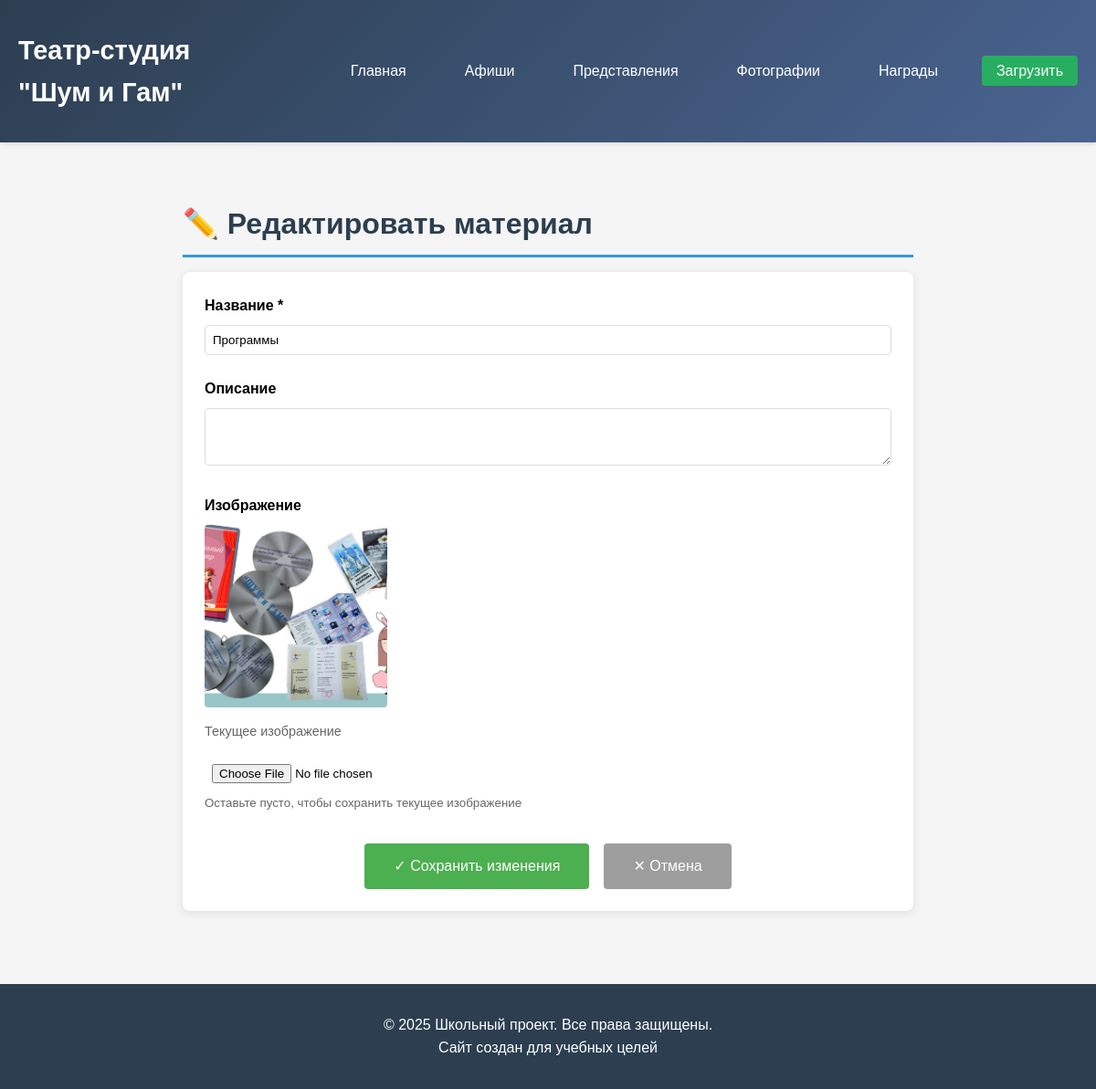
The app's page /upload/30/edit/ with its own data.
### culture/models.py (models this page shows, shortened)
class UserUpload(models.Model):
    TYPE_CHOICES = [
        ('photo', 'Фотография'),
        ('video', 'Видео'),
        ('poster', 'Афиша'),
        ('award', 'Награда'),
    ]
    upload_type = models.CharField(max_length=10, choices=TYPE_CHOICES)
    title = models.CharField(max_length=200)
    description = models.TextField(blank=True)
    category = models.ForeignKey(Category, on_delete=models.SET_NULL, null=True, blank=True)
    image = models.ImageField(upload_to='user_uploads/images/', blank=True, null=True)
    video = models.FileField(upload_to='user_uploads/videos/', blank=True, null=True)
    youtube_url = models.URLField(blank=True, null=True)
    created_at = models.DateTimeField(default=timezone.now)

### culture/views.py (the view, shortened to what this page needs)
# urls.py: path('upload/<int:pk>/edit/', views.edit_upload, name='edit_upload'),
def edit_upload(request, pk):
    try:
        upload = get_object_or_404(UserUpload, pk=pk)
        return render(request, 'culture/edit_upload.html', {'upload': upload})
    except UserUpload.DoesNotExist:
        return JsonResponse({
            'success': False,
            'error': 'Материал не найден'
        }, status=404)
    except Exception as e:
        return JsonResponse({
            'success': False,
            'error': str(e)
        }, status=400)

### culture/templates/culture/edit_upload.html (shortened to what this page needs)
{% extends 'culture/base.html' %}
{% block content %}
<div style="max-width: 800px; margin: 0 auto;">
    <h1 class="section-title">✏️ Редактировать материал</h1>
    <div class="card">
        <div class="card-content">
            <form id="edit-form" enctype="multipart/form-data">
                <div style="margin-bottom: 1.5rem;">
                    <label style="display: block; margin-bottom: 0.5rem; font-weight: bold;">Название *</label>
                    <input type="text" name="title" value="{{ upload.title }}" required style="width: 100%; padding: 0.5rem; border: 1px solid #ddd; border-radius: 4px;">
                </div>
                <div style="margin-bottom: 1.5rem;">
                    <label style="display: block; margin-bottom: 0.5rem; font-weight: bold;">Описание</label>
                    <textarea name="description" rows="3" style="width: 100%; padding: 0.5rem; border: 1px solid #ddd; border-radius: 4px;">{{ upload.description }}</textarea>
                </div>
                {% if upload.upload_type == 'photo' or upload.upload_type == 'poster' or upload.upload_type == 'award' %}
                <div style="margin-bottom: 1.5rem;">
                    <label style="display: block; margin-bottom: 0.5rem; font-weight: bold;">Изображение</label>
                    {% if upload.image %}
                    <div style="margin-bottom: 1rem;">
                        <img src="{{ upload.image.url }}" alt="{{ upload.title }}" style="max-width: 200px; max-height: 200px; border-radius: 4px;">
                        <p style="margin-top: 0.5rem; font-size: 0.9rem; color: #666;">Текущее изображение</p>
                    </div>
                    {% endif %}
                    <input type="file" name="image" accept="image/*" style="width: 100%; padding: 0.5rem;">
                    <small style="color: #666;">Оставьте пусто, чтобы сохранить текущее изображение</small>
                </div>
                {% endif %}
                <div style="text-align: center; display: flex; gap: 1rem; justify-content: center; margin-top: 2rem;">
                    <button type="submit" style="background: #4caf50; color: white; border: none; padding: 0.75rem 2rem; border-radius: 4px; font-size: 1rem; cursor: pointer;">
                        ✓ Сохранить изменения
                    </button>
                    <a href="/" style="background: #9e9e9e; color: white; border: none; padding: 0.75rem 2rem; border-radius: 4px; font-size: 1rem; text-decoration: none; display: inline-block;">
                        ✕ Отмена
                    </a>
                </div>
            </form>
        </div>
    </div>
</div>
{% endblock %}

### culture/templates/culture/base.html (style rules this page uses)
* { margin: 0; padding: 0; box-sizing: border-box; }
body { font-family: 'Arial', sans-serif; line-height: 1.6; background-color: #f5f5f5; }
.section-title { color: #2c3e50; margin: 2rem 0 1rem; padding-bottom: 0.5rem; border-bottom: 3px solid #3498db; }
.card { background: white; border-radius: 8px; overflow: hidden; box-shadow: 0 2px 10px rgba(0,0,0,0.1); transition: transform 0.3s; }
.card img { width: 100%; height: 200px; object-fit: cover; }
.card-content { padding: 1.5rem; position: relative; }

### records on screen
UserUpload: title "Программы", image (picture)
